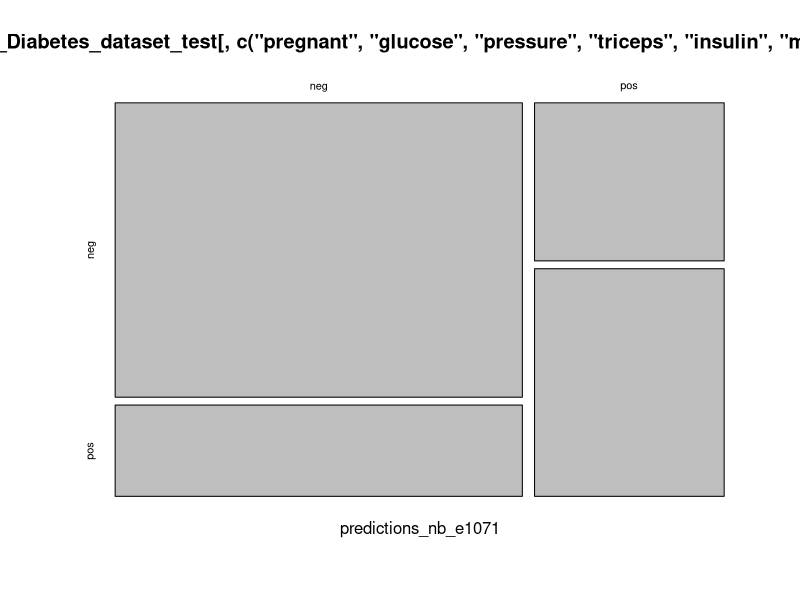

Write the R code that produced this figure.
## ---- chunk 1
if (!is.element("mlbench", installed.packages()[, 1])) {
  install.packages("mlbench", dependencies = TRUE)
}
require("mlbench")

data("PimaIndiansDiabetes")
summary(PimaIndiansDiabetes)
## ---- chunk 2
str(PimaIndiansDiabetes)
## ---- chunk 3
library(caret)

train_index <- createDataPartition(PimaIndiansDiabetes$diabetes,
                                   p = 0.75,
                                   list = FALSE)
Pima_Indians_Diabetes_dataset_train <- PimaIndiansDiabetes[train_index, ]
Pima_Indians_Diabetes_dataset_test <- PimaIndiansDiabetes[-train_index, ]

## ---- chunk 4
Pima_Indians_Diabetes_dataset_model_nb_e1071 <- # nolint
  e1071::naiveBayes(diabetes ~ pregnant + glucose + pressure + triceps + insulin + mass +
                      pedigree + age,
                    data = Pima_Indians_Diabetes_dataset_train)
## ---- chunk 5
predictions_nb_e1071 <-
  predict(Pima_Indians_Diabetes_dataset_model_nb_e1071,
          Pima_Indians_Diabetes_dataset_test[, c("pregnant", "glucose", "pressure", "triceps",
                                     "insulin", "mass", "pedigree",
                                     "age"
                                     )])
## ---- chunk 6
print(predictions_nb_e1071)
caret::confusionMatrix(predictions_nb_e1071,
                       Pima_Indians_Diabetes_dataset_test[,c("pregnant", "glucose", "pressure", "triceps",
                                                             "insulin", "mass", "pedigree",
                                                             "age", "diabetes")]$diabetes)

plot(table(predictions_nb_e1071,
           Pima_Indians_Diabetes_dataset_test[,c ("pregnant", "glucose", "pressure", "triceps",
                                                 "insulin", "mass", "pedigree",
                                                 "age", "diabetes")]$diabetes))

